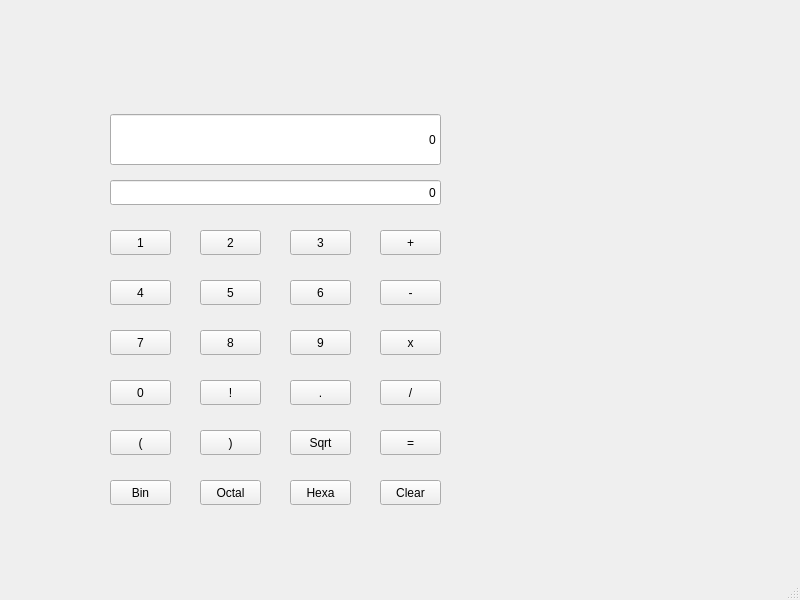
<?xml version="1.0" encoding="UTF-8"?>
<ui version="4.0">
 <class>Calculator</class>
 <widget class="QMainWindow" name="Calculator">
  <property name="geometry">
   <rect>
    <x>0</x>
    <y>0</y>
    <width>800</width>
    <height>600</height>
   </rect>
  </property>
  <property name="windowTitle">
   <string>MainWindow</string>
  </property>
  <widget class="QWidget" name="centralwidget">
   <widget class="QLineEdit" name="T1">
    <property name="geometry">
     <rect>
      <x>110</x>
      <y>114</y>
      <width>331</width>
      <height>51</height>
     </rect>
    </property>
    <property name="text">
     <string>0</string>
    </property>
    <property name="alignment">
     <set>Qt::AlignRight|Qt::AlignTrailing|Qt::AlignVCenter</set>
    </property>
   </widget>
   <widget class="QPushButton" name="B1">
    <property name="geometry">
     <rect>
      <x>110</x>
      <y>230</y>
      <width>61</width>
      <height>25</height>
     </rect>
    </property>
    <property name="text">
     <string>1</string>
    </property>
   </widget>
   <widget class="QPushButton" name="B2">
    <property name="geometry">
     <rect>
      <x>200</x>
      <y>230</y>
      <width>61</width>
      <height>25</height>
     </rect>
    </property>
    <property name="text">
     <string>2</string>
    </property>
   </widget>
   <widget class="QPushButton" name="B3">
    <property name="geometry">
     <rect>
      <x>290</x>
      <y>230</y>
      <width>61</width>
      <height>25</height>
     </rect>
    </property>
    <property name="text">
     <string>3</string>
    </property>
   </widget>
   <widget class="QPushButton" name="B13">
    <property name="geometry">
     <rect>
      <x>380</x>
      <y>230</y>
      <width>61</width>
      <height>25</height>
     </rect>
    </property>
    <property name="text">
     <string>+</string>
    </property>
   </widget>
   <widget class="QPushButton" name="B4">
    <property name="geometry">
     <rect>
      <x>110</x>
      <y>280</y>
      <width>61</width>
      <height>25</height>
     </rect>
    </property>
    <property name="text">
     <string>4</string>
    </property>
   </widget>
   <widget class="QPushButton" name="B5">
    <property name="geometry">
     <rect>
      <x>200</x>
      <y>280</y>
      <width>61</width>
      <height>25</height>
     </rect>
    </property>
    <property name="text">
     <string>5</string>
    </property>
   </widget>
   <widget class="QPushButton" name="B6">
    <property name="geometry">
     <rect>
      <x>290</x>
      <y>280</y>
      <width>61</width>
      <height>25</height>
     </rect>
    </property>
    <property name="text">
     <string>6</string>
    </property>
   </widget>
   <widget class="QPushButton" name="B14">
    <property name="geometry">
     <rect>
      <x>380</x>
      <y>280</y>
      <width>61</width>
      <height>25</height>
     </rect>
    </property>
    <property name="text">
     <string>-</string>
    </property>
   </widget>
   <widget class="QPushButton" name="B7">
    <property name="geometry">
     <rect>
      <x>110</x>
      <y>330</y>
      <width>61</width>
      <height>25</height>
     </rect>
    </property>
    <property name="text">
     <string>7</string>
    </property>
   </widget>
   <widget class="QPushButton" name="B8">
    <property name="geometry">
     <rect>
      <x>200</x>
      <y>330</y>
      <width>61</width>
      <height>25</height>
     </rect>
    </property>
    <property name="text">
     <string>8</string>
    </property>
   </widget>
   <widget class="QPushButton" name="B9">
    <property name="geometry">
     <rect>
      <x>290</x>
      <y>330</y>
      <width>61</width>
      <height>25</height>
     </rect>
    </property>
    <property name="text">
     <string>9</string>
    </property>
   </widget>
   <widget class="QPushButton" name="B15">
    <property name="geometry">
     <rect>
      <x>380</x>
      <y>330</y>
      <width>61</width>
      <height>25</height>
     </rect>
    </property>
    <property name="text">
     <string>x</string>
    </property>
   </widget>
   <widget class="QPushButton" name="B10">
    <property name="geometry">
     <rect>
      <x>110</x>
      <y>380</y>
      <width>61</width>
      <height>25</height>
     </rect>
    </property>
    <property name="text">
     <string>0</string>
    </property>
   </widget>
   <widget class="QPushButton" name="B11">
    <property name="geometry">
     <rect>
      <x>380</x>
      <y>480</y>
      <width>61</width>
      <height>25</height>
     </rect>
    </property>
    <property name="text">
     <string>Clear</string>
    </property>
   </widget>
   <widget class="QPushButton" name="B17">
    <property name="geometry">
     <rect>
      <x>380</x>
      <y>430</y>
      <width>61</width>
      <height>25</height>
     </rect>
    </property>
    <property name="text">
     <string>=</string>
    </property>
   </widget>
   <widget class="QPushButton" name="B16">
    <property name="geometry">
     <rect>
      <x>380</x>
      <y>380</y>
      <width>61</width>
      <height>25</height>
     </rect>
    </property>
    <property name="text">
     <string>/</string>
    </property>
   </widget>
   <widget class="QPushButton" name="B12">
    <property name="geometry">
     <rect>
      <x>290</x>
      <y>380</y>
      <width>61</width>
      <height>25</height>
     </rect>
    </property>
    <property name="text">
     <string>.</string>
    </property>
   </widget>
   <widget class="QLineEdit" name="T2">
    <property name="geometry">
     <rect>
      <x>110</x>
      <y>180</y>
      <width>331</width>
      <height>25</height>
     </rect>
    </property>
    <property name="text">
     <string>0</string>
    </property>
    <property name="alignment">
     <set>Qt::AlignRight|Qt::AlignTrailing|Qt::AlignVCenter</set>
    </property>
   </widget>
   <widget class="QPushButton" name="fact">
    <property name="geometry">
     <rect>
      <x>200</x>
      <y>380</y>
      <width>61</width>
      <height>25</height>
     </rect>
    </property>
    <property name="text">
     <string>!</string>
    </property>
   </widget>
   <widget class="QPushButton" name="Bopen">
    <property name="geometry">
     <rect>
      <x>110</x>
      <y>430</y>
      <width>61</width>
      <height>25</height>
     </rect>
    </property>
    <property name="text">
     <string>(</string>
    </property>
   </widget>
   <widget class="QPushButton" name="Bclose">
    <property name="geometry">
     <rect>
      <x>200</x>
      <y>430</y>
      <width>61</width>
      <height>25</height>
     </rect>
    </property>
    <property name="text">
     <string>)</string>
    </property>
   </widget>
   <widget class="QPushButton" name="binary">
    <property name="geometry">
     <rect>
      <x>110</x>
      <y>480</y>
      <width>61</width>
      <height>25</height>
     </rect>
    </property>
    <property name="text">
     <string>Bin</string>
    </property>
   </widget>
   <widget class="QPushButton" name="octal">
    <property name="geometry">
     <rect>
      <x>200</x>
      <y>480</y>
      <width>61</width>
      <height>25</height>
     </rect>
    </property>
    <property name="text">
     <string>Octal</string>
    </property>
   </widget>
   <widget class="QPushButton" name="hexa">
    <property name="geometry">
     <rect>
      <x>290</x>
      <y>480</y>
      <width>61</width>
      <height>25</height>
     </rect>
    </property>
    <property name="text">
     <string>Hexa</string>
    </property>
   </widget>
   <widget class="QPushButton" name="squarerooot">
    <property name="geometry">
     <rect>
      <x>290</x>
      <y>430</y>
      <width>61</width>
      <height>25</height>
     </rect>
    </property>
    <property name="text">
     <string>Sqrt</string>
    </property>
   </widget>
  </widget>
  <widget class="QMenuBar" name="menubar">
   <property name="geometry">
    <rect>
     <x>0</x>
     <y>0</y>
     <width>800</width>
     <height>22</height>
    </rect>
   </property>
  </widget>
  <widget class="QStatusBar" name="statusbar"/>
 </widget>
 <resources/>
 <connections/>
</ui>
